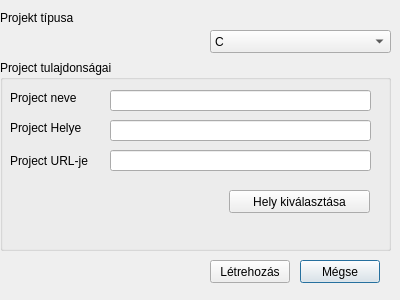
<?xml version="1.0" encoding="UTF-8"?>
<ui version="4.0">
 <class>Newdiag</class>
 <widget class="QDialog" name="Newdiag">
  <property name="geometry">
   <rect>
    <x>0</x>
    <y>0</y>
    <width>400</width>
    <height>300</height>
   </rect>
  </property>
  <property name="windowTitle">
   <string>Dialog</string>
  </property>
  <widget class="QLabel" name="label">
   <property name="geometry">
    <rect>
     <x>0</x>
     <y>10</y>
     <width>381</width>
     <height>16</height>
    </rect>
   </property>
   <property name="text">
    <string>Projekt típusa</string>
   </property>
  </widget>
  <widget class="QComboBox" name="projecttype">
   <property name="geometry">
    <rect>
     <x>210</x>
     <y>30</y>
     <width>181</width>
     <height>23</height>
    </rect>
   </property>
   <item>
    <property name="text">
     <string>C</string>
    </property>
   </item>
   <item>
    <property name="text">
     <string>C++</string>
    </property>
   </item>
   <item>
    <property name="text">
     <string>Debian Package</string>
    </property>
   </item>
   <item>
    <property name="text">
     <string>Git client</string>
    </property>
   </item>
   <item>
    <property name="text">
     <string>Add file</string>
    </property>
   </item>
  </widget>
  <widget class="QPushButton" name="cancel_button">
   <property name="geometry">
    <rect>
     <x>300</x>
     <y>260</y>
     <width>80</width>
     <height>23</height>
    </rect>
   </property>
   <property name="text">
    <string>Mégse</string>
   </property>
  </widget>
  <widget class="QPushButton" name="createprojectbutton">
   <property name="geometry">
    <rect>
     <x>210</x>
     <y>260</y>
     <width>80</width>
     <height>23</height>
    </rect>
   </property>
   <property name="text">
    <string>Létrehozás</string>
   </property>
  </widget>
  <widget class="QGroupBox" name="groupBox">
   <property name="geometry">
    <rect>
     <x>0</x>
     <y>60</y>
     <width>391</width>
     <height>191</height>
    </rect>
   </property>
   <property name="title">
    <string>Project tulajdonságai</string>
   </property>
   <widget class="QLineEdit" name="project_name">
    <property name="geometry">
     <rect>
      <x>110</x>
      <y>30</y>
      <width>261</width>
      <height>21</height>
     </rect>
    </property>
   </widget>
   <widget class="QLineEdit" name="project_path">
    <property name="geometry">
     <rect>
      <x>110</x>
      <y>60</y>
      <width>261</width>
      <height>21</height>
     </rect>
    </property>
   </widget>
   <widget class="QLabel" name="label_2">
    <property name="geometry">
     <rect>
      <x>10</x>
      <y>30</y>
      <width>111</width>
      <height>16</height>
     </rect>
    </property>
    <property name="text">
     <string>Project neve</string>
    </property>
   </widget>
   <widget class="QLabel" name="label_3">
    <property name="geometry">
     <rect>
      <x>10</x>
      <y>60</y>
      <width>91</width>
      <height>16</height>
     </rect>
    </property>
    <property name="text">
     <string>Project Helye</string>
    </property>
   </widget>
   <widget class="QPushButton" name="project_path_set">
    <property name="geometry">
     <rect>
      <x>229</x>
      <y>130</y>
      <width>141</width>
      <height>23</height>
     </rect>
    </property>
    <property name="text">
     <string>Hely kiválasztása</string>
    </property>
   </widget>
   <widget class="QLineEdit" name="project_url">
    <property name="geometry">
     <rect>
      <x>110</x>
      <y>90</y>
      <width>261</width>
      <height>21</height>
     </rect>
    </property>
   </widget>
   <widget class="QLabel" name="label_4">
    <property name="geometry">
     <rect>
      <x>10</x>
      <y>90</y>
      <width>91</width>
      <height>21</height>
     </rect>
    </property>
    <property name="text">
     <string>Project URL-je</string>
    </property>
   </widget>
  </widget>
 </widget>
 <resources/>
 <connections/>
</ui>
